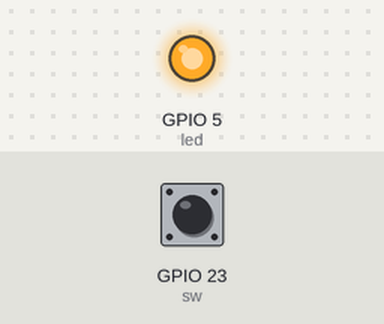
A sketch run on a simulated ESP32. Shown: output pins drawn as LEDs (lit = HIGH). Inputs (shaded band) come from the test bench; at power-on: GPIO 23 (sw) LOW.

Above: at 3.2 s.
3.3 s: GPIO 23 (sw) pulled HIGH for 0.15 s
At 4.5 s:
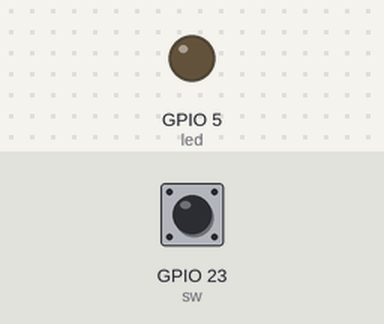
8.9 s: GPIO 23 (sw) pulled HIGH for 3.2 s
At 14.5 s:
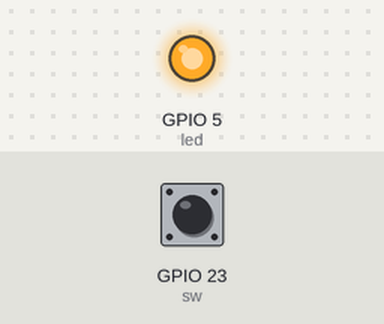
Timing chart, 0 to 16.0 s (numbered marks = the images above; inputs shaded):
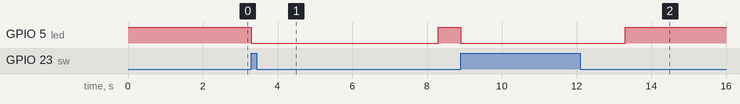

Measured:
- after the input at 3.3 s, GPIO 5 (led): HIGH → LOW at once, → HIGH 5.0 s later
- after the input at 8.9 s, GPIO 5 (led): HIGH → LOW at once, → HIGH 4.4 s later

The sketch:

debounce.ino
```cpp
volatile bool state = false;
#define sw 23
#define led 5
hw_timer_t *timer1 = NULL;
hw_timer_t *timer2 = NULL;
bool press = false;
bool is_on = false;
int i =0;

void debounce(){
    static int count = 20;
    if(digitalRead(sw)){
        count--;
        if(count<0)
            count = 0;
        if(count==0)
            state = true;
    }
    else{
        count++;
        if(count>20)
            count=20;
        if(count==20)
            state = false;

    }
}
void ledOff(){
    digitalWrite(led,1);
    is_on = false;
}
void setup()
{
    pinMode(sw,INPUT);
    pinMode(led,OUTPUT);
    digitalWrite(led,HIGH);
    Serial.begin(115200);

    delay(2000);

    timer1 = timerBegin(0,80,true);
    timerAttachInterrupt(timer1,debounce,true);
    timerAlarmWrite(timer1,100,true);
    timerAlarmEnable(timer1);

    timer2 = timerBegin(1,80,true);
    timerAttachInterrupt(timer2,ledOff,true);
    timerAlarmWrite(timer2,5000000,true);
}
void loop()
{
    if(state){
        if(!press){ // press first time
            digitalWrite(led,0);
            timerAlarmEnable(timer2);
            is_on = true;
            press = true;
        }
        else{
            if(is_on){ // press second before 5 minutes
                digitalWrite(led, 1);
                is_on = false;
            }
            else{ // press second after 5 minutes
                digitalWrite(led,0);
                is_on = true;
                timerWrite(timer2,0);
            }

        }
        while(state);
    }
}
```
